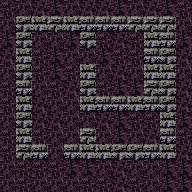

This game map was drawn from its Tiled (.tmx) file and the tilesets committed beside it. A one-line description and the full map source follow:
An orthogonal 12x12 tile map with 16x16 px tiles, 1 tile layer (tile) and 29 objects.

<map version="1.0" tiledversion="1.1.2" orientation="orthogonal" renderorder="right-down" width="12" height="12" tilewidth="16" tileheight="16" infinite="0" nextobjectid="79">
 <tileset firstgid="1" source="tileset.tsx" />
 <layer name="tile" width="12" height="12">
  <data encoding="csv">
9,6,7,8,6,7,7,8,6,7,8,9,
6,4,3,2,3,5,5,5,2,2,2,6,
8,4,6,6,8,4,9,7,9,3,5,8,
7,3,9,8,6,6,8,9,9,5,4,7,
6,4,9,8,9,3,6,7,6,3,3,6,
9,5,6,9,7,4,9,8,8,2,4,7,
9,3,7,6,6,3,5,5,3,5,4,7,
6,4,7,7,6,6,7,8,9,9,3,8,
9,3,9,6,6,2,6,8,6,7,5,9,
9,2,5,6,5,3,3,4,4,5,3,7,
6,9,9,9,8,8,6,7,6,6,8,8,
6,9,6,6,6,9,9,7,9,6,8,8
</data>
 </layer>
 <objectgroup name="item">
  <object id="72" gid="212" x="128" y="128" width="16" height="16" />
 </objectgroup>
 <objectgroup name="creature" />
 <objectgroup name="furniture">
  <object id="39" gid="55" x="128" y="64" width="16" height="16">
   <properties>
    <property name="description" value="Your coffin, it is opened and the lid has shattered. You only make out the time of your death, year 1004." />
    <property name="name" value="your coffin" />
   </properties>
  </object>
  <object id="40" gid="75" x="128" y="80" width="16" height="16">
   <properties>
    <property name="description" value="This is a totally shattered statue." />
    <property name="name" value="shattered statue" />
   </properties>
  </object>
  <object id="41" gid="10" x="48" y="160" width="16" height="16" />
  <object id="42" gid="10" x="80" y="128" width="16" height="16" />
  <object id="44" gid="70" x="128" y="128" width="16" height="16" />
  <object id="45" gid="71" x="112" y="128" width="16" height="16" />
  <object id="46" gid="76" x="128" y="144" width="16" height="16" />
  <object id="47" gid="77" x="96" y="128" width="16" height="16" />
  <object id="48" gid="85" x="96" y="144" width="16" height="16" />
  <object id="49" gid="90" x="144" y="144" width="16" height="16">
   <properties>
    <property name="description" value="This is a goblin skeleton, skull of the skeleton is missing. Most of it's bones are fractured severely." />
    <property name="name" value="goblin skeleton" />
   </properties>
  </object>
  <object id="50" gid="92" x="144" y="128" width="16" height="16">
   <properties>
    <property name="description" value="This is a severed goblin skull." />
    <property name="name" value="goblin skull" />
   </properties>
  </object>
  <object id="51" gid="88" x="112" y="80" width="16" height="16">
   <properties>
    <property name="description" value="Here are pieces of shattered statue." />
    <property name="name" value="pieces of statue" />
   </properties>
  </object>
  <object id="52" gid="89" x="96" y="64" width="16" height="16">
   <properties>
    <property name="description" value="Here are pieces of shattered statue." />
    <property name="name" value="pieces of statue" />
   </properties>
  </object>
  <object id="53" gid="73" x="112" y="64" width="16" height="16">
   <properties>
    <property name="description" value="Here are pieces of shattered statue." />
    <property name="name" value="pieces of statue" />
   </properties>
  </object>
  <object id="54" gid="73" x="112" y="96" width="16" height="16">
   <properties>
    <property name="description" value="Here are pieces of shattered statue." />
    <property name="name" value="pieces of statue" />
   </properties>
  </object>
  <object id="55" gid="87" x="128" y="96" width="16" height="16">
   <properties>
    <property name="description" value="Here are little pieces of shattered statue." />
    <property name="name" value="pieces of statue" />
   </properties>
  </object>
  <object id="56" gid="87" x="128" y="48" width="16" height="16">
   <properties>
    <property name="description" value="Here are little pieces of shattered statue." />
    <property name="name" value="pieces of statue" />
   </properties>
  </object>
  <object id="57" gid="87" x="48" y="48" width="16" height="16" />
  <object id="58" gid="73" x="32" y="64" width="16" height="16" />
  <object id="62" gid="69" x="96" y="96" width="16" height="16" />
  <object id="63" gid="85" x="96" y="48" width="16" height="16" />
  <object id="64" gid="65" x="64" y="128" width="16" height="16" />
  <object id="66" gid="11" x="80" y="64" width="16" height="16" />
  <object id="77" gid="75" x="64" y="176" width="16" height="16">
   <properties>
    <property name="description" value="This is a severed head of a statue. Looks like it was struck with something blunt, because the face seems to be little disfigured and it's missing the nose." />
   </properties>
  </object>
 </objectgroup>
 <objectgroup name="description">
  <object id="67" x="32" y="80" width="48" height="16">
   <properties>
    <property name="text" value="You notice a big rock blocking one of the doors. You can push the rock by pressing 's'. Try pushing the rock away from the door." />
   </properties>
  </object>
  <object id="68" x="64" y="112" width="16" height="16">
   <properties>
    <property name="text" value="There is closed door next to you. You can open the door by pressing 'a'." />
   </properties>
  </object>
  <object id="69" x="80" y="112" width="16" height="16">
   <properties>
    <property name="text" value="You step into the doorway. Room is a servant's resting room and it is in horrible condition. You notice that there is something on the table. Then you get a glimpse of a pesky rat near the skeleton in the corner that is charging towards you!" />
   </properties>
  </object>
  <object id="76" x="48" y="160" width="16" height="16">
   <properties>
    <property name="text" value="You can look at objects' and enemies' descriptions by clicking them with your mouse or by pressing 'd' and pointing a direction. Try to examine the statue next to you." />
   </properties>
  </object>
 </objectgroup>
</map>
